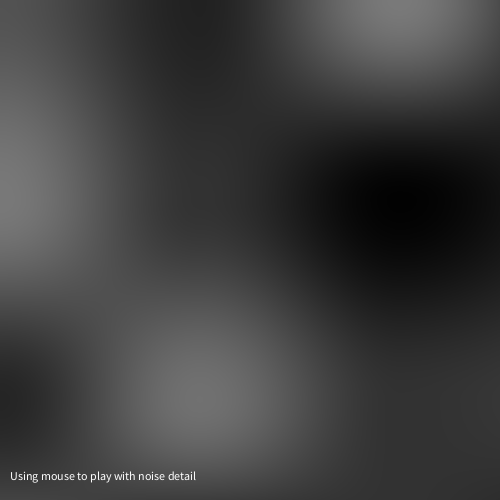
Frame 1 (no input)
Frame 60 (the mouse pressed at the canvas centre just before this capture): identical to frame 1, image omitted
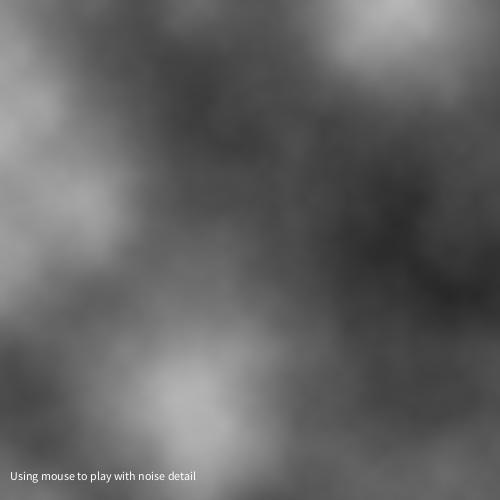
Frame 120 (the mouse held since frame 60 and released just before this capture)

The Processing sketch that drew these frames (run headless with seeded random() and noise(); from frame 60 on, the mouse is pressed at the canvas centre):

// Processing sketch: sketch_2D_Noise_CloudTexture
// ── sketch_2D_Noise_CloudTexture.pde
/*
 ITP Unconference Generative Algorithm Workshop by Liu Chang
 1.18.2017 @ITP Unconference, New York
 
 Below is a code example for the exercise section.
 Only for education purpose.
 
 Workshop Repo: github.com/CICILIU/Generative-Algorithm-with-Video-Feed
 Website: www.liuchang.work/
 
 */
float inc = 0.005;//play the value
void setup() {
  size(500, 500);
}

void draw() {
  loadPixels();
  float detail = map(mouseX, 0, width, 0.005, 0.8);

  noiseDetail(9, detail);
  float xoff =0.0;

  for (int x =0; x< width; x++) {
    xoff +=inc;
    float yoff = 0;

    for (int y =0; y<height; y++) {
      yoff +=inc;

      float Glitch = noise(xoff, yoff)*255;
      //float Glitch = random(0,255);

      // Set each pixel onscreen to a grayscale value
      pixels[x+y*width] = color(Glitch);
    }
  }
  updatePixels();
  
  fill(255);
  text("Using mouse to play with noise detail",10,480);
}
